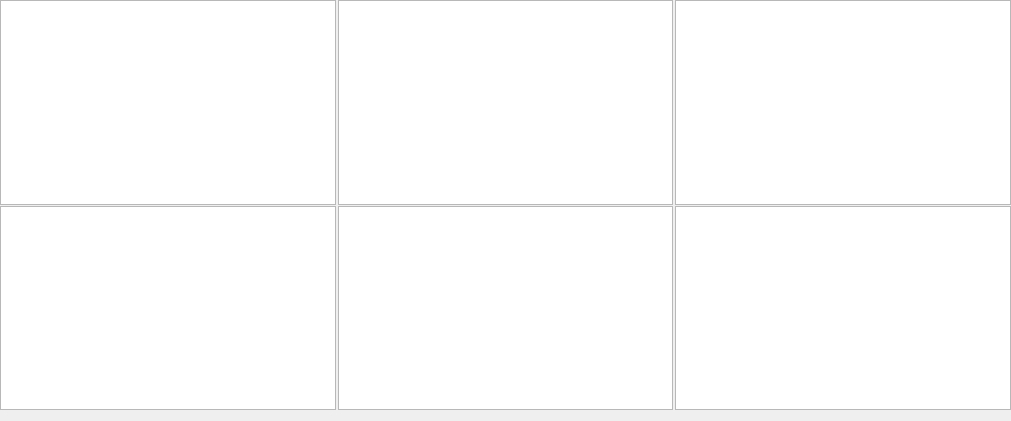
  <widget class="QWidget" name="gridLayoutWidget">
   <property name="geometry">
    <rect>
     <x>0</x>
     <y>600</y>
     <width>1011</width>
     <height>421</height>
    </rect>
   </property>
   <layout class="QGridLayout" name="gridLayout_2">
    <property name="leftMargin">
     <number>0</number>
    </property>
    <property name="topMargin">
     <number>0</number>
    </property>
    <property name="rightMargin">
     <number>0</number>
    </property>
    <property name="horizontalSpacing">
     <number>2</number>
    </property>
    <property name="verticalSpacing">
     <number>1</number>
    </property>
    <item row="1" column="2">
     <widget class="PyDMScatterPlot" name="CC1plot">
      <property name="enabled">
       <bool>true</bool>
      </property>
      <property name="cursor" stdset="0">
       <cursorShape>CrossCursor</cursorShape>
      </property>
      <property name="toolTip">
       <string>CC1 Align</string>
      </property>
      <property name="styleSheet">
       <string notr="true">gridline-color: rgb(255, 255, 255);</string>
      </property>
      <property name="transformationAnchor">
       <enum>QGraphicsView::NoAnchor</enum>
      </property>
      <property name="showXGrid">
       <bool>true</bool>
      </property>
      <property name="showYGrid">
       <bool>true</bool>
      </property>
      <property name="axisColor">
       <color>
        <red>255</red>
        <green>255</green>
        <blue>255</blue>
       </color>
      </property>
      <property name="yAxes">
       <stringlist>
        <string>{&quot;name&quot;: &quot;Axis 1&quot;, &quot;orientation&quot;: &quot;left&quot;, &quot;label&quot;: &quot;&quot;, &quot;minRange&quot;: -1.0, &quot;maxRange&quot;: 1.0, &quot;autoRange&quot;: true, &quot;logMode&quot;: false}</string>
       </stringlist>
      </property>
      <property name="title" stdset="0">
       <string>CC1 Align</string>
      </property>
      <property name="xLabels">
       <stringlist>
        <string>snd_t2_th</string>
       </stringlist>
      </property>
      <property name="curves">
       <stringlist>
        <string>{&quot;y_channel&quot;: &quot;ca://XCS:SND:DIO:AMPL_8&quot;, &quot;x_channel&quot;: &quot;ca://XCS:SND:T2:TH&quot;, &quot;name&quot;: &quot;Ch.8/Ch.13&quot;, &quot;color&quot;: &quot;white&quot;, &quot;lineStyle&quot;: 1, &quot;lineWidth&quot;: 1, &quot;symbol&quot;: &quot;o&quot;, &quot;symbolSize&quot;: 8, &quot;yAxisName&quot;: &quot;Axis 1&quot;, &quot;barWidth&quot;: null, &quot;upperThreshold&quot;: null, &quot;lowerThreshold&quot;: null, &quot;thresholdColor&quot;: &quot;white&quot;, &quot;redraw_mode&quot;: 2, &quot;buffer_size&quot;: 1200, &quot;bufferSizeChannelAddress&quot;: null}</string>
       </stringlist>
      </property>
      <property name="autoRangeX">
       <bool>true</bool>
      </property>
     </widget>
    </item>
    <item row="1" column="0">
     <widget class="PyDMScatterPlot" name="X1plot">
      <property name="enabled">
       <bool>true</bool>
      </property>
      <property name="cursor" stdset="0">
       <cursorShape>CrossCursor</cursorShape>
      </property>
      <property name="toolTip">
       <string>X1 Align</string>
      </property>
      <property name="styleSheet">
       <string notr="true"/>
      </property>
      <property name="foregroundBrush">
       <brush brushstyle="NoBrush">
        <color alpha="255">
         <red>0</red>
         <green>0</green>
         <blue>0</blue>
        </color>
       </brush>
      </property>
      <property name="showXGrid">
       <bool>true</bool>
      </property>
      <property name="showYGrid">
       <bool>true</bool>
      </property>
      <property name="axisColor">
       <color>
        <red>235</red>
        <green>255</green>
        <blue>255</blue>
       </color>
      </property>
      <property name="yAxes">
       <stringlist>
        <string>{&quot;name&quot;: &quot;right&quot;, &quot;orientation&quot;: &quot;left&quot;, &quot;label&quot;: &quot;&quot;, &quot;minRange&quot;: -1.0, &quot;maxRange&quot;: 1.0, &quot;autoRange&quot;: true, &quot;logMode&quot;: false}</string>
       </stringlist>
      </property>
      <property name="showRightAxis">
       <bool>false</bool>
      </property>
      <property name="title" stdset="0">
       <string>X1 Align Angle Scanning</string>
      </property>
      <property name="xLabels">
       <stringlist>
        <string>snd_t1_th1</string>
       </stringlist>
      </property>
      <property name="showLegend">
       <bool>true</bool>
      </property>
      <property name="curves">
       <stringlist>
        <string>{&quot;y_channel&quot;: &quot;ca://XCS:SND:DIO:AMPL_12&quot;, &quot;x_channel&quot;: &quot;ca://XCS:SND:T1:TH2&quot;, &quot;name&quot;: &quot;CH12/CH11&quot;, &quot;color&quot;: &quot;white&quot;, &quot;lineStyle&quot;: 0, &quot;lineWidth&quot;: 1, &quot;symbol&quot;: &quot;o&quot;, &quot;symbolSize&quot;: 8, &quot;yAxisName&quot;: &quot;right&quot;, &quot;barWidth&quot;: null, &quot;upperThreshold&quot;: null, &quot;lowerThreshold&quot;: null, &quot;thresholdColor&quot;: &quot;white&quot;, &quot;redraw_mode&quot;: 2, &quot;buffer_size&quot;: 1200, &quot;bufferSizeChannelAddress&quot;: null}</string>
       </stringlist>
      </property>
     </widget>
    </item>
    <item row="2" column="3">
     <widget class="PyDMScatterPlot" name="X4Plot">
      <property name="enabled">
       <bool>true</bool>
      </property>
      <property name="cursor" stdset="0">
       <cursorShape>CrossCursor</cursorShape>
      </property>
      <property name="toolTip">
       <string>X4</string>
      </property>
      <property name="toolTipDuration">
       <number>-1</number>
      </property>
      <property name="sizeAdjustPolicy">
       <enum>QAbstractScrollArea::AdjustToContents</enum>
      </property>
      <property name="showXGrid">
       <bool>true</bool>
      </property>
      <property name="showYGrid">
       <bool>true</bool>
      </property>
      <property name="axisColor">
       <color>
        <red>252</red>
        <green>252</green>
        <blue>252</blue>
       </color>
      </property>
      <property name="yAxes">
       <stringlist>
        <string>{&quot;name&quot;: &quot;Axis 1&quot;, &quot;orientation&quot;: &quot;left&quot;, &quot;label&quot;: &quot;&quot;, &quot;minRange&quot;: -1.0, &quot;maxRange&quot;: 1.0, &quot;autoRange&quot;: true, &quot;logMode&quot;: false}</string>
       </stringlist>
      </property>
      <property name="title" stdset="0">
       <string>X4 Align</string>
      </property>
      <property name="xLabels">
       <stringlist>
        <string>snd_t4_th1</string>
       </stringlist>
      </property>
      <property name="curves">
       <stringlist>
        <string>{&quot;y_channel&quot;: &quot;ca://XCS:SND:DIO:AMPL_14&quot;, &quot;x_channel&quot;: &quot;ca://XCS:SND:T4:TH1&quot;, &quot;name&quot;: &quot;Ch.14/Ch.9&quot;, &quot;color&quot;: &quot;white&quot;, &quot;lineStyle&quot;: 1, &quot;lineWidth&quot;: 1, &quot;symbol&quot;: &quot;o&quot;, &quot;symbolSize&quot;: 8, &quot;yAxisName&quot;: &quot;Axis 1&quot;, &quot;barWidth&quot;: null, &quot;upperThreshold&quot;: null, &quot;lowerThreshold&quot;: null, &quot;thresholdColor&quot;: &quot;white&quot;, &quot;redraw_mode&quot;: 2, &quot;buffer_size&quot;: 1200, &quot;bufferSizeChannelAddress&quot;: null}</string>
       </stringlist>
      </property>
     </widget>
    </item>
    <item row="2" column="0">
     <widget class="PyDMScatterPlot" name="CC2Plot">
      <property name="enabled">
       <bool>true</bool>
      </property>
      <property name="cursor" stdset="0">
       <cursorShape>CrossCursor</cursorShape>
      </property>
      <property name="toolTip">
       <string>CC2</string>
      </property>
      <property name="toolTipDuration">
       <number>-3</number>
      </property>
      <property name="showXGrid">
       <bool>true</bool>
      </property>
      <property name="showYGrid">
       <bool>true</bool>
      </property>
      <property name="axisColor">
       <color>
        <red>255</red>
        <green>255</green>
        <blue>255</blue>
       </color>
      </property>
      <property name="yAxes">
       <stringlist>
        <string>{&quot;name&quot;: &quot;Axis 1&quot;, &quot;orientation&quot;: &quot;left&quot;, &quot;label&quot;: &quot;&quot;, &quot;minRange&quot;: -1.0, &quot;maxRange&quot;: 1.0, &quot;autoRange&quot;: true, &quot;logMode&quot;: false}</string>
       </stringlist>
      </property>
      <property name="title" stdset="0">
       <string>CC2 Align</string>
      </property>
      <property name="xLabels">
       <stringlist>
        <string>snd_t3_th</string>
       </stringlist>
      </property>
      <property name="curves">
       <stringlist>
        <string>{&quot;y_channel&quot;: &quot;ca://XCS:SND:DIO:AMPL_8&quot;, &quot;x_channel&quot;: &quot;ca://XCS:SND:T3:TH&quot;, &quot;name&quot;: &quot;Ch.9/Ch.8&quot;, &quot;color&quot;: &quot;white&quot;, &quot;lineStyle&quot;: 1, &quot;lineWidth&quot;: 1, &quot;symbol&quot;: &quot;o&quot;, &quot;symbolSize&quot;: 8, &quot;yAxisName&quot;: &quot;Axis 1&quot;, &quot;barWidth&quot;: null, &quot;upperThreshold&quot;: null, &quot;lowerThreshold&quot;: null, &quot;thresholdColor&quot;: &quot;white&quot;, &quot;redraw_mode&quot;: 2, &quot;buffer_size&quot;: 1200, &quot;bufferSizeChannelAddress&quot;: null}</string>
       </stringlist>
      </property>
     </widget>
    </item>
    <item row="2" column="2">
     <widget class="PyDMScatterPlot" name="X3Plot">
      <property name="enabled">
       <bool>true</bool>
      </property>
      <property name="cursor" stdset="0">
       <cursorShape>CrossCursor</cursorShape>
      </property>
      <property name="toolTip">
       <string>X3</string>
      </property>
      <property name="toolTipDuration">
       <number>-4</number>
      </property>
      <property name="showXGrid">
       <bool>true</bool>
      </property>
      <property name="showYGrid">
       <bool>true</bool>
      </property>
      <property name="axisColor">
       <color>
        <red>255</red>
        <green>255</green>
        <blue>255</blue>
       </color>
      </property>
      <property name="yAxes">
       <stringlist>
        <string>{&quot;name&quot;: &quot;Axis 1&quot;, &quot;orientation&quot;: &quot;left&quot;, &quot;label&quot;: &quot;&quot;, &quot;minRange&quot;: -1.0, &quot;maxRange&quot;: 1.0, &quot;autoRange&quot;: true, &quot;logMode&quot;: false}</string>
       </stringlist>
      </property>
      <property name="title" stdset="0">
       <string>X3 Align</string>
      </property>
      <property name="xLabels">
       <stringlist>
        <string>snd_t4_th2</string>
       </stringlist>
      </property>
      <property name="curves">
       <stringlist>
        <string>{&quot;y_channel&quot;: &quot;ca://XCS:SND:DIO:AMPL_15&quot;, &quot;x_channel&quot;: &quot;ca://XCS:SND:T4:TH2&quot;, &quot;name&quot;: &quot;Ch.15/Ch.12&quot;, &quot;color&quot;: &quot;white&quot;, &quot;lineStyle&quot;: 1, &quot;lineWidth&quot;: 1, &quot;symbol&quot;: &quot;o&quot;, &quot;symbolSize&quot;: 8, &quot;yAxisName&quot;: &quot;Axis 1&quot;, &quot;barWidth&quot;: null, &quot;upperThreshold&quot;: null, &quot;lowerThreshold&quot;: null, &quot;thresholdColor&quot;: &quot;white&quot;, &quot;redraw_mode&quot;: 2, &quot;buffer_size&quot;: 1200, &quot;bufferSizeChannelAddress&quot;: null}</string>
       </stringlist>
      </property>
     </widget>
    </item>
    <item row="1" column="3">
     <widget class="PyDMScatterPlot" name="X2plot">
      <property name="enabled">
       <bool>true</bool>
      </property>
      <property name="cursor" stdset="0">
       <cursorShape>CrossCursor</cursorShape>
      </property>
      <property name="toolTip">
       <string>X2 </string>
      </property>
      <property name="styleSheet">
       <string notr="true"/>
      </property>
      <property name="showXGrid">
       <bool>true</bool>
      </property>
      <property name="showYGrid">
       <bool>true</bool>
      </property>
      <property name="axisColor">
       <color>
        <red>255</red>
        <green>255</green>
        <blue>255</blue>
       </color>
      </property>
      <property name="yAxes">
       <stringlist>
        <string>{&quot;name&quot;: &quot;Axis 1&quot;, &quot;orientation&quot;: &quot;left&quot;, &quot;label&quot;: &quot;&quot;, &quot;minRange&quot;: -1.0, &quot;maxRange&quot;: 1.0, &quot;autoRange&quot;: true, &quot;logMode&quot;: false}</string>
       </stringlist>
      </property>
      <property name="title" stdset="0">
       <string>X2 Align</string>
      </property>
      <property name="xLabels">
       <stringlist>
        <string>snd_t1_th2</string>
       </stringlist>
      </property>
      <property name="mouseEnabledX" stdset="0">
       <bool>true</bool>
      </property>
      <property name="mouseEnabledY" stdset="0">
       <bool>true</bool>
      </property>
      <property name="curves">
       <stringlist>
        <string>{&quot;y_channel&quot;: &quot;ca://XCS:SND:DIO:AMPL_12&quot;, &quot;x_channel&quot;: &quot;ca://XCS:SND:T1:TH2&quot;, &quot;name&quot;: &quot;Ch.12/Ch.11&quot;, &quot;color&quot;: &quot;white&quot;, &quot;lineStyle&quot;: 1, &quot;lineWidth&quot;: 1, &quot;symbol&quot;: &quot;o&quot;, &quot;symbolSize&quot;: 8, &quot;yAxisName&quot;: &quot;Axis 1&quot;, &quot;barWidth&quot;: null, &quot;upperThreshold&quot;: null, &quot;lowerThreshold&quot;: null, &quot;thresholdColor&quot;: &quot;white&quot;, &quot;redraw_mode&quot;: 2, &quot;buffer_size&quot;: 1200, &quot;bufferSizeChannelAddress&quot;: null}</string>
       </stringlist>
      </property>
     </widget>
    </item>
   </layout>
  </widget>
